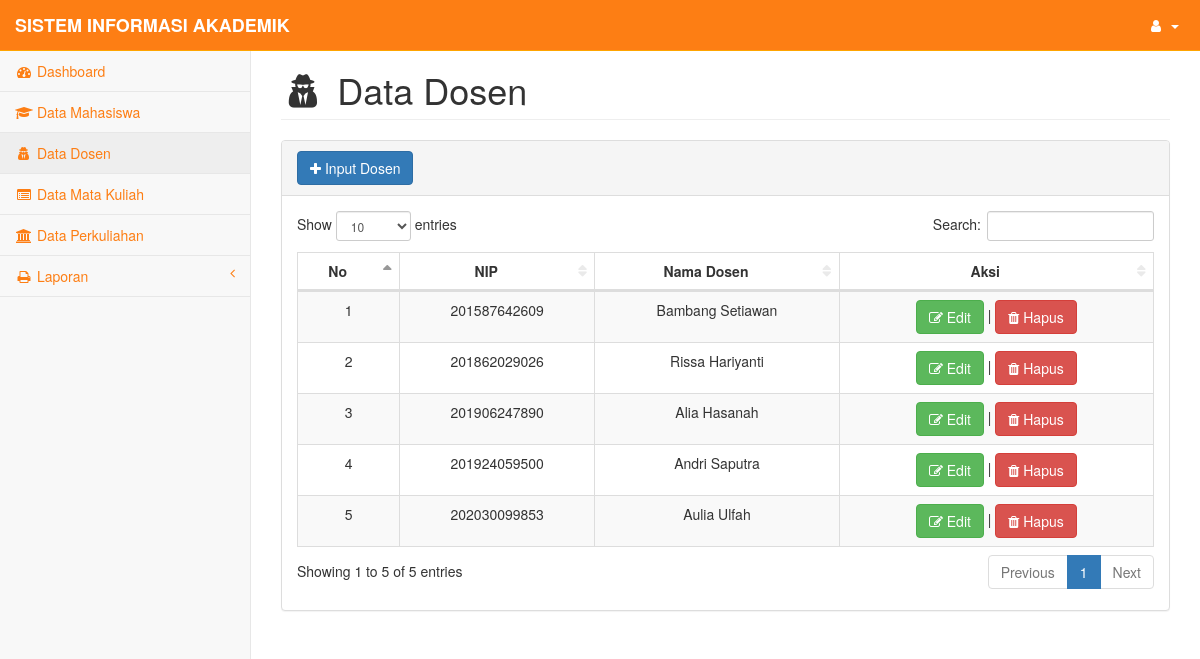
The app's page /pages/dosen.php (signed in) with its own data.
### tables this page shows
CREATE TABLE `dosen` (
  `Nip` varchar(12) NOT NULL,
  `Nama_Dosen` varchar(25) NOT NULL
);

### pages/functions.php (called while the page is built, shortened)
<?php
$koneksi = mysqli_connect("localhost", "root", "", "akademik");
function query ($query) {
	global $koneksi;
	$result = mysqli_query ($koneksi, $query);
	$rows = [];
	while ( $row = mysqli_fetch_assoc ($result)) {
		$rows [] = $row;
	}
	return $rows;
}
?>

### pages/dosen.php (the view, shortened to what this page needs)
<?php
require 'functions.php';
$dosen = query("SELECT * FROM dosen ORDER BY Nip ASC");
?>
<!DOCTYPE html>
<html lang="en">
    <head>
        <link href="../css/bootstrap.min.css" rel="stylesheet">
        <link href="../css/metisMenu.min.css" rel="stylesheet">
        <link href="../css/dataTables/dataTables.bootstrap.css" rel="stylesheet">
        <link href="../css/dataTables/dataTables.responsive.css" rel="stylesheet">
        <link href="../css/startmin.css" rel="stylesheet">
        <link href="../css/font-awesome.min.css" rel="stylesheet" type="text/css">
    </head>
    <body>
        <div id="wrapper">
            <nav class="navbar navbar-inverse navbar-fixed-top" role="navigation" >
                <div class="navbar-header">
                    <a class="navbar-brand" style="color:white;" href="#">SISTEM INFORMASI AKADEMIK</a>
                </div>
                <ul class="nav navbar-right navbar-top-links">
                    <li class="dropdown">
                        <a class="dropdown-toggle" data-toggle="dropdown" href="#" style="color:white;">
                            <i class="fa fa-user fa-fw"></i>
                            <b class="caret"></b>
                        </a>
                    </li>
                </ul>
               <div class="navbar-default sidebar" role="navigation">
                    <div class="sidebar-nav navbar-collapse">
                        <ul class="nav" id="side-menu">
                            <li>
                                <a href="index.php"><i class="fa fa-dashboard fa-fw"></i> Dashboard</a>
                            </li>
                            <li>
                                <a href="mahasiswa.php"><i class="fa fa-graduation-cap fa-fw"></i> Data Mahasiswa</a>
                            </li>
                            <li>
                                <a href="dosen.php"><i class="fa fa-user-secret fa-fw"></i> Data Dosen</a>
                            </li>
                            <li>
                                <a href="matakuliah.php"><i class="fa fa-list-alt fa-fw"></i> Data Mata Kuliah</a>
                            </li>
                            <li>
                                <a href="perkuliahan.php"><i class="fa fa-university fa-fw"></i> Data Perkuliahan</a>
                            </li>
                            <li>
                                <a href="#"><i class="fa fa-print fa-fw"></i> Laporan<span class="fa arrow"></span></a>
                            </li>
                        </ul>
                    </div>
                </div>
            </nav>
            <div id="page-wrapper">
                <div class="container-fluid">
                    <div class="row">
                        <div class="col-lg-12">
                            <h1 class="page-header"><i class="fa fa-user-secret fa-fw"></i> Data Dosen</h1>
                        </div>
                    </div>
                    <div class="row">
                        <div class="col-lg-12">
                            <div class="panel panel-default">
                                <div class="panel-heading">
                                    <a href="dosen_input.php"><button type="button" class="btn btn-primary"><i class="fa fa-plus"></i> Input Dosen</button></a>
                                </div>
                                <div class="panel-body">
                                    <div class="table-responsive">
                                        <table class="table table-striped table-bordered table-hover" id="dataTables-example">
                                            <thead>
                                                <tr>
                                                    <th><div align="center">No</div></th>
                                                    <th><div align="center">NIP</div></th>
                                                    <th><div align="center">Nama Dosen</div></th>
                                                    <th><div align="center">Aksi</div></th>
                                                </tr>
                                            </thead>
                                            <?php $i = 1; ?>
                                            <?php foreach ($dosen as $row) : ?>
                                            <tr>
                                                <td align="center"><?php echo $i; ?></td>
                                                <td align="center"><?php echo $row["Nip"]; ?></td>
                                                <td align="center"><?php echo $row["Nama_Dosen"]; ?></td>
                                                <td align="center">
                                                        <a style="text-decoration: none; color: white;" href="dosen_edit.php?Nip=<?php echo $row["Nip"]; ?>" >
                                                        <button class="btn btn-success">
                                                        <i class="fa fa-edit"></i> Edit
                                                    </button>
                                                        </a>
                                                        |
                                                        <a style="text-decoration: none; color: white;" href="dosen_hapus.php?Nip=<?php echo $row["Nip"]; ?>" onclick="return confirm('Hapus data dosen');" >
                                                        <button class="btn btn-danger">
                                                        <i class="fa fa-trash"></i> Hapus
                                                    </button>
                                                        </a>
                                                </td>
                                            </tr>
                                            <?php $i++; ?>
                                            <?php endforeach; ?>
                                        </table>
                                    </div>
                                </div>
                    </div>
                </div>
    </body>
</html>

### css/startmin.css (style rules this page uses)
body { background-color: #f8f8f8; }
#wrapper { width: 100%; }
#page-wrapper { padding-top: 30px; min-height: 568px; background-color: #fff; }
@media (min-width:768px) { #page-wrapper { position: inherit; margin-left: 250px; padding: 30px 15px 0 15px; border-left: 1px solid #e7e7e7; } }
.navbar-header { float: left; }
.navbar-right { text-align: right; }
.navbar-top-links { margin: 0; }
.navbar-top-links li { display: inline-block; }
.navbar-top-links li:last-child { margin-right: 6px; }
.navbar-top-links li a { padding: 15px; min-height: 50px; }
.navbar-top-links>li>a { color: #999; }
.sidebar .sidebar-nav.navbar-collapse { padding-right: 0; padding-left: 0; }
.sidebar ul li { border-bottom: 1px solid #e7e7e7; }
.sidebar ul li a.active { background-color: #eee; }
.sidebar .arrow { float: right; }
.sidebar .fa.arrow:before { content: "\f104"; }
@media (min-width:768px) { .sidebar { z-index: 1; position: absolute; width: 250px; margin-top: 51px; } }
table.dataTable thead .sorting, table.dataTable thead .sorting_asc, table.dataTable thead .sorting_desc, table.dataTable thead .sorting_asc_disabled, table.dataTable thead .sorting_desc_disabled { background: 0 0; }
table.dataTable thead .sorting_asc:after { content: "\f0de"; float: right; font-family: fontawesome; }
table.dataTable thead .sorting:after { content: "\f0dc"; float: right; font-family: fontawesome; color: rgba(50,50,50,.5); }

### pages/dosen.php (style rules this page uses)
.navbar-inverse { background-color: #fd7e14; border-color: orange; }
li a { color: #fd7e14;; }
.navbar-header a { font-weight: bold; }

### records on screen
dosen: Nip "201587642609", Nama_Dosen "Bambang Setiawan"
dosen: Nip "201862029026", Nama_Dosen "Rissa Hariyanti"
dosen: Nip "201906247890", Nama_Dosen "Alia Hasanah"
dosen: Nip "201924059500", Nama_Dosen "Andri Saputra"
dosen: Nip "202030099853", Nama_Dosen "Aulia Ulfah"
